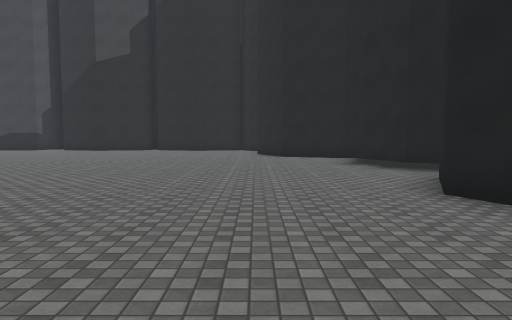
View 1 (above)

22 first-person views from a walk through a Unity game level. The camera is 1.5 m above the floor, tilts 4° down and sees 70° across. The floor is counted in squares, 2 m on a side. Each view is taken from the middle of a square. On the plan, view 1 faces up. The plan holds only what a view shows up to about 11 squares ahead; the rest is blank. The place goes on beyond the plan. The player character is not drawn. Some animated figures are left out. Some surface patterns are stand-ins.

View 2
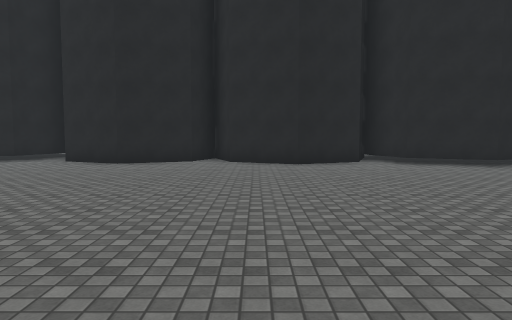

View 3
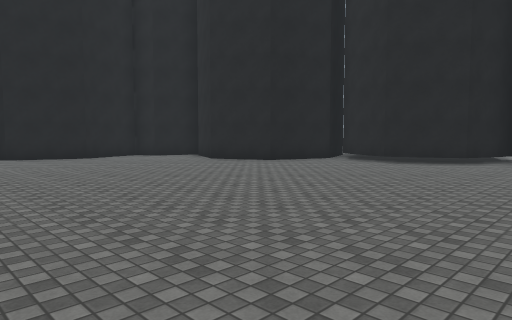

View 4
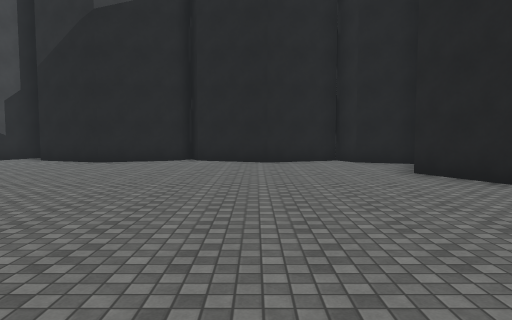

View 5
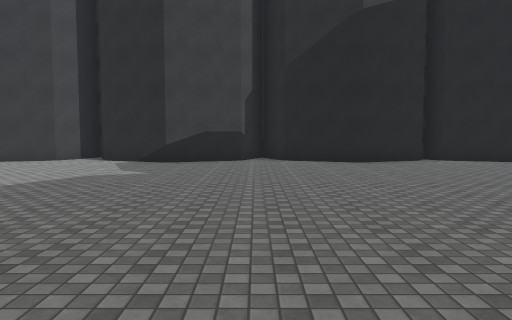

View 6
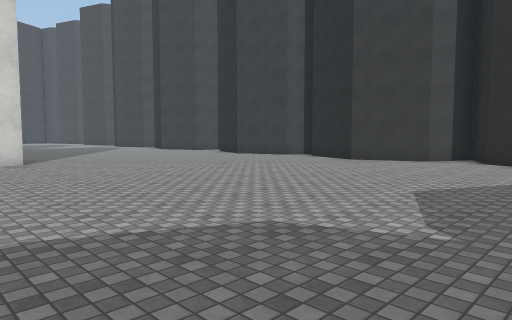

View 7
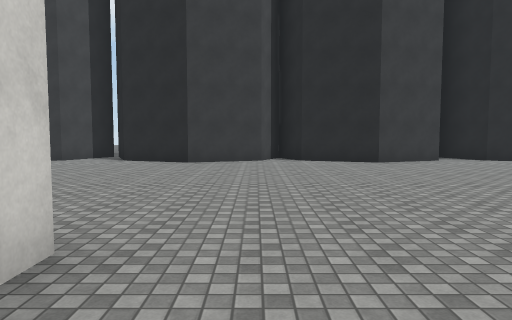

View 8
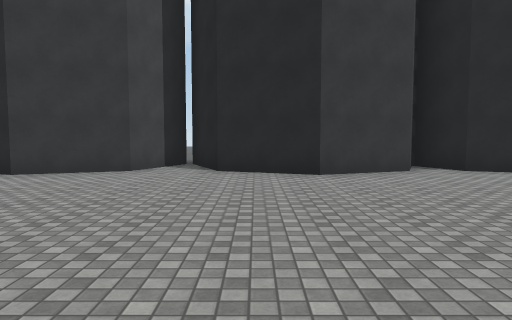

View 9
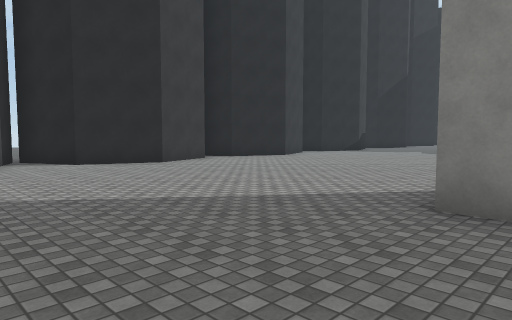

View 10
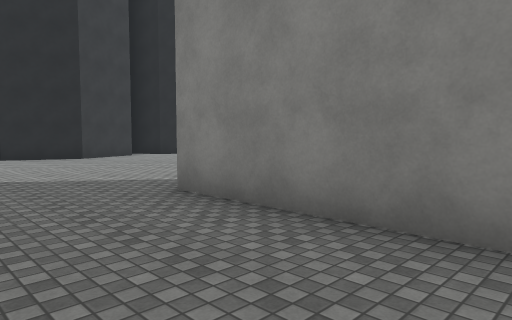

View 11
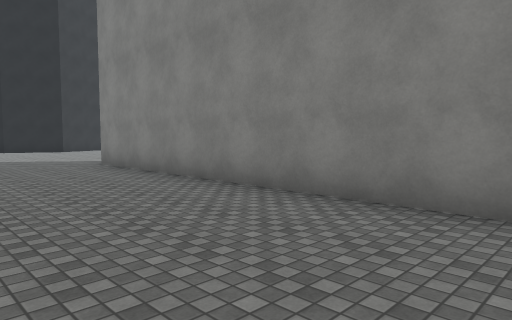

View 12
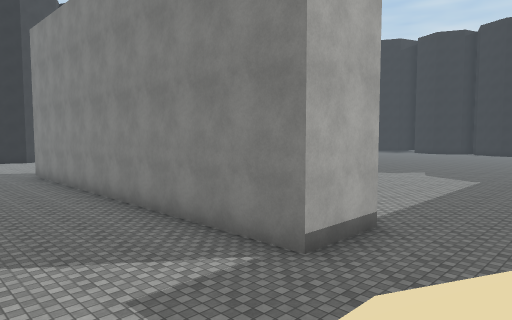

View 13
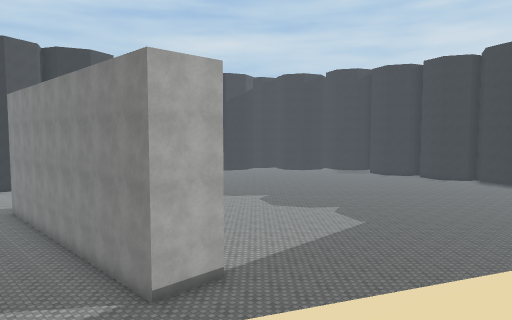

View 14
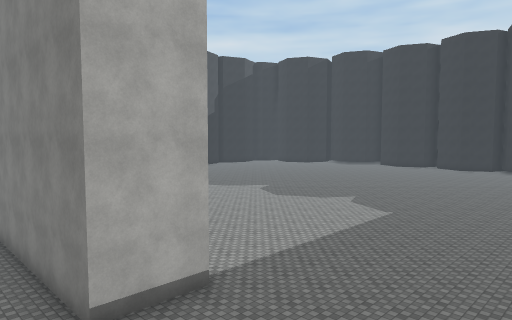

View 15
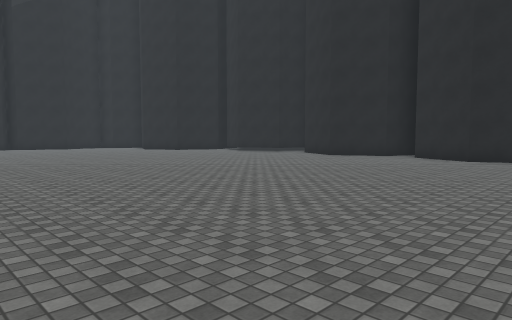

View 16
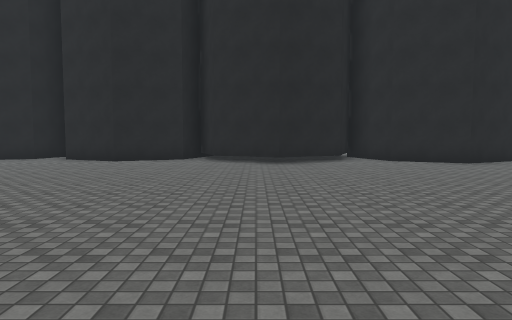

View 17
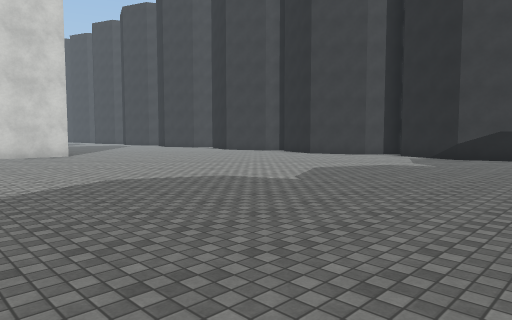

View 18
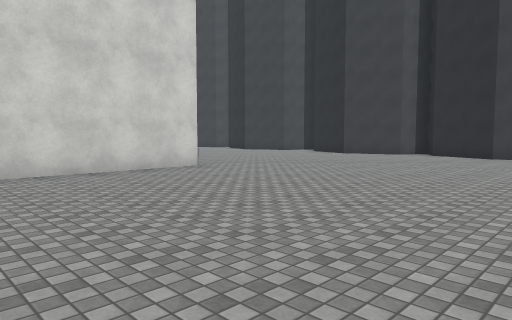

View 19
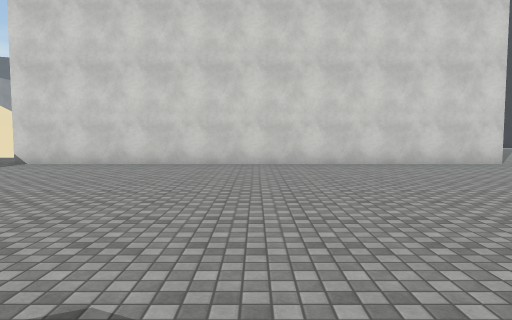

View 20
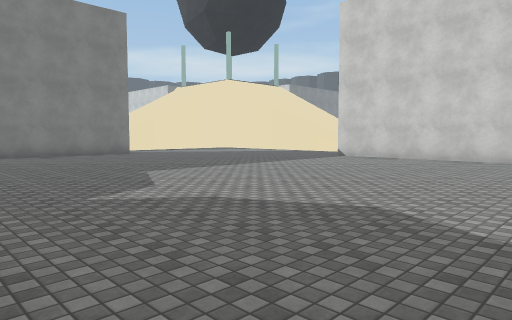

View 21
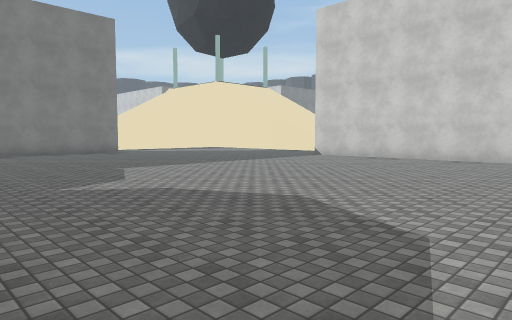

View 22
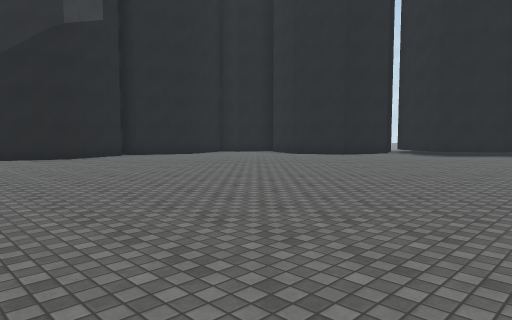

### Floor plan
Points are (right, up) in squares from view 1. A wall is a line through its corners. A room is listed if a view was taken in it or the views show most of it. See-through windows are left out.
Room 1 (views 1, 2, 3, 4, 5, 6, 7, 8, 9, 10, 11, 12, 13, 14, 15, 16, 17, 18, 19, 20, 21, 22)
walls: (-22.3, 9.4) (-22.3, -3.2) (-24.3, -3.2) (-24.3, 9.4); (3, -1.8) (2.2, -0.1) (3, 1.7) (4, 2.1); (4.1, 2.5) (3.2, 2.8) (2.4, 4.5) (3.2, 6.4); (3, -6.6) (2.3, -6.4) (1.5, -4.6) (2.3, -2.8) (4, -2.2); (-10.2, 18.1) (-10.4, 17.5) (-12.4, 16.8) (-14.4, 17.5) (-15.1, 19) (-15.7, 17.5) (-17.7, 16.8) (-19.7, 17.5) (-20.3, 18.7) (-20.8, 17.5) (-22.8, 16.8) (-24.8, 17.5) (-25.7, 19.4) (-26.6, 17.5) (-28.5, 16.8); (2.2, -11.2) (1.5, -9.6) (2.3, -7.8) (3, -7.5); (1.6, 12) (0.9, 12.3) (0, 14.1); (5, 7.1) (3.2, 7.7) (2.4, 9.5) (2.9, 10.7); (-4.7, 17.5) (-4.9, 18.1) (-5.3, 17.4); (1, 16.3) (-0.3, 16.8) (-0.6, 17.5) (-2.7, 16.8) (-4.9, 17.6) (-7.2, 16.8) (-9.2, 17.5) (-9.4, 18)

Where each view was taken, in squares from view 1:
view 1: 0 up, 0 right, facing up
view 2: 1 up, 7 left, facing right
view 3: 5 up, 7 left, facing up-right
view 4: 7 up, 3 left, facing up
view 5: 7 up, 10 left, facing up
view 6: 7 up, 12 left, facing up-left
view 7: 7 up, 21 left, facing up
view 8: 10 up, 24 left, facing up
view 9: 8 up, 28 left, facing up-right
view 10: 5 up, 27 left, facing up-right
view 11: 0 up, 28 left, facing up-right
view 12: 6 down, 28 left, facing up-right
view 13: 10 down, 28 left, facing up-right
view 14: 8 down, 26 left, facing up-right
view 15: 3 down, 9 left, facing up-right
view 16: 4 down, 8 left, facing right
view 17: 5 up, 9 left, facing up-left
view 18: 4 up, 15 left, facing up-left
view 19: 3 up, 13 left, facing left
view 20: 4 up, 11 left, facing down-left
view 21: 5 up, 11 left, facing down-left
view 22: 5 up, 11 left, facing up-right
